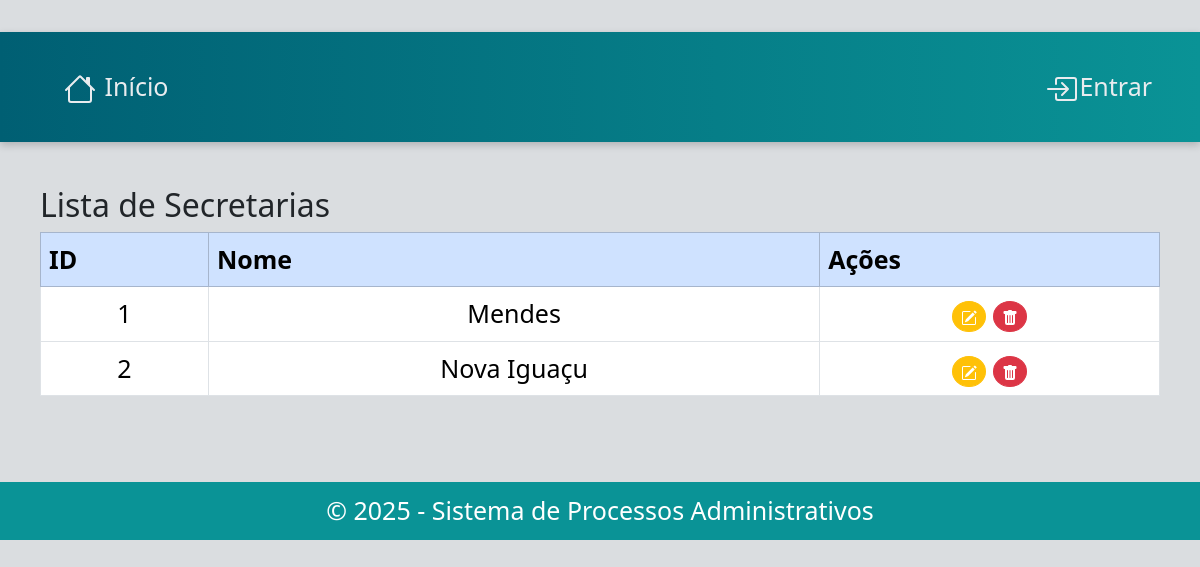
The app's page /secretaria/secretarias/ with its own data.
### secretaria/models.py (models this page shows, shortened)
class Secretaria(models.Model):
    nome= models.CharField(max_length=100)

### secretaria/views.py (the view)
# urls.py: path('secretarias/', lista_secretaria, name='lista_secretaria'),
def lista_secretaria(request):
    lista= Secretaria.objects.all()
    return render(request, 'secretaria/lista_secretaria.html', {'lista': lista})

### secretaria/templates/secretaria/lista_secretaria.html (shortened to what this page needs)
{% extends "base.html" %}
{% block content %}
<h2>Lista de Secretarias</h2>
{% if lista %}
<table class="table table-bordered">
    <thead class="table-primary">
        <tr>
            <th>ID</th>
            <th>Nome</th>
            <th>Ações</th>
        </tr>
    </thead>
    <tbody>
        {% for secretaria in lista %}
        <tr>
            <td>{{ secretaria.id }}</td>
            <td>{{ secretaria.nome }}</td>
            <td>
                <a class="btn btn-warning btn-sm redondo" href="{% url 'editar_secretaria' secretaria.id %}">
                </a>
                <form action="{% url 'excluir_secretaria' secretaria.id %}" method="post" style="display:inline;">
                    <button type="submit" class="btn btn-danger btn-sm redondo"
                        onclick="return confirm('Tem certeza que deseja excluir esta secretaria?')">
                    </button>
                </form>
            </td>
        </tr>
        {% endfor %}
    </tbody>
</table>
{% else %}
<p>Nenhuma secretaria cadastrada.</p>
{% endif %}
{% endblock %}

### processo/static/processo/style.css (style rules this page uses)
body { background-color: #f8f9fa; padding: 2rem 0; font-size: 25px; }
.btn svg { color: white; }
.redondo { border-radius: 100%; }

### static/style.css (style rules this page uses)
body { background-color: #dadde0ff; font-family: 'Segoe UI', sans-serif; }
.table thead { background-color: #0a9396; color: #fff; }
table tbody td { text-align: center; }

### records on screen
Secretaria: id "1", nome "Mendes"
Secretaria: id "2", nome "Nova Iguaçu"

### other values on screen
{{ year|default:"2025" }} "2025"
